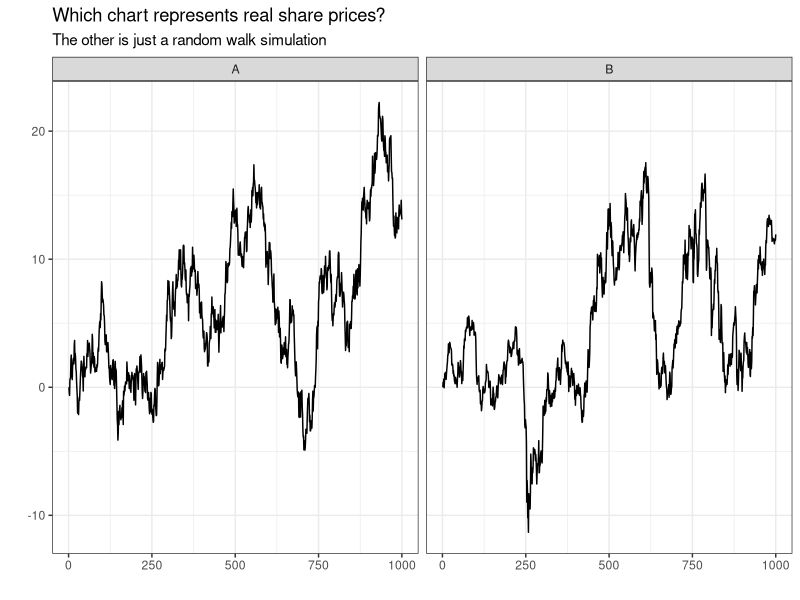

Recreate this plot in R.
## ---- chunk 1
library(tidyverse)

set.seed(123)

sim <- tibble(
  idx = 1:1000,
  y = arima.sim(
    n = 999,
    model = list(order = c(0, 1, 0)),
    rand.gen = rnorm,
    sd = 0.8
  ),
  type = "A"
)

stock <- read_csv(here::here("posts/2024-01-04-randomshares/data/BHP.AX.csv")) |>
  slice(8001:9000) |> # roughly last 1000 obs
  mutate(
    y  = parse_number(Close),
    y = y - y[1], # normalising to start at zero like the sim
    idx = 1:1000,
    type = "B"
  ) |>
  select(idx, y, type)

out <- bind_rows(sim, stock)

ggplot(out, aes(idx, y)) +
  geom_line() +
  facet_wrap( ~ type) +
  theme_bw() + 
  labs(title = "Which chart represents real share prices?",
       subtitle = "The other is just a random walk simulation",
       x = '', y = '')

